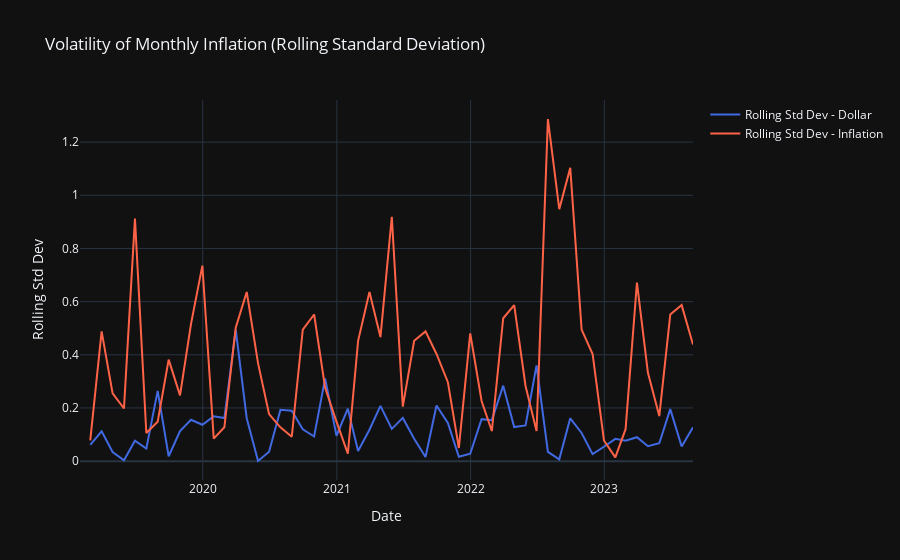

Notebook cell for this chart:
### Markdown cell above
### Análise de Volatilidade:

### Code cell
import pandas as pd
import plotly.graph_objects as go

# Assumindo que 'df' é seu DataFrame e 'date' a coluna com datas
# df = seu_dataframe

# Definir o tamanho da janela para o cálculo do desvio padrão móvel
window_size = 2  # Por exemplo, uma janela de 12 meses

# Calcular o desvio padrão móvel da taxa de câmbio do dólar e da inflação
df['rolling_std_dollar'] = df['dolar'].rolling(window=window_size).std()
df['rolling_std_inflation'] = df['ipca'].rolling(window=window_size).std()

# Criar gráfico da volatilidade do dólar
fig = go.Figure()
fig.add_trace(go.Scatter(x=df['date'], y=df['rolling_std_dollar'], name='Rolling Std Dev - Dollar', line=dict(color='royalblue', width=2)))

fig.update_layout(title='Volatility of Dollar Exchange Rate (Rolling Standard Deviation)',
                  xaxis_title='Date',
                  yaxis_title='Rolling Std Dev',
                  template='plotly_dark')


fig.add_trace(go.Scatter(x=df['date'], y=df['rolling_std_inflation'], name='Rolling Std Dev - Inflation', line=dict(color='tomato', width=2)))

fig.update_layout(title='Volatility of Monthly Inflation (Rolling Standard Deviation)',
                  xaxis_title='Date',
                  yaxis_title='Rolling Std Dev',
                  template='plotly_dark')

fig.show()

### Figure 1 — Plotly figure (JSON) as saved in the notebook; plotly's stock layout.template omitted (floating-point values rounded to 4 significant figures)
{"data": [{"line": {"color": "royalblue", "width": 2}, "name": "Rolling Std Dev - Dollar", "type": "scatter", "x": ["2019-01-31", "2019-02-28", "2019-03-31", "2019-04-30", "2019-05-31", "2019-06-30", "2019-07-31", "2019-08-31", "2019-09-30", "2019-10-31", "2019-11-30", "2019-12-31", "2020-01-31", "2020-02-29", "2020-03-31", "2020-04-30", "2020-05-31", "2020-06-30", "2020-07-31", "2020-08-31", "2020-09-30", "2020-10-31", "2020-11-30", "2020-12-31", "2021-01-31", "2021-02-28", "2021-03-31", "2021-04-30", "2021-05-31", "2021-06-30", "2021-07-31", "2021-08-31", "2021-09-30", "2021-10-31", "2021-11-30", "2021-12-31", "2022-01-31", "2022-02-28", "2022-03-31", "2022-04-30", "2022-05-31", "2022-06-30", "2022-07-31", "2022-08-31", "2022-09-30", "2022-10-31", "2022-11-30", "2022-12-31", "2023-01-31", "2023-02-28", "2023-03-31", "2023-04-30", "2023-05-31", "2023-06-30", "2023-07-31", "2023-08-31"], "y": [null, 0.06124, 0.1119, 0.03437, 0.003253, 0.07672, 0.04759, 0.2642, 0.01831, 0.1133, 0.1555, 0.1367, 0.1689, 0.1621, 0.495, 0.1614, 0.000495, 0.03514, 0.1928, 0.1895, 0.1198, 0.0927, 0.3112, 0.09546, 0.1974, 0.0384, 0.1182, 0.2077, 0.1212, 0.1626, 0.08443, 0.01534, 0.2094, 0.144, 0.01633, 0.02786, 0.1578, 0.1541, 0.284, 0.1282, 0.1345, 0.36, 0.03507, 0.006647, 0.1609, 0.1058, 0.02623, 0.05402, 0.08372, 0.07672, 0.09009, 0.05636, 0.06732, 0.1957, 0.05494, 0.1276]}, {"line": {"color": "tomato", "width": 2}, "name": "Rolling Std Dev - Inflation", "type": "scatter", "x": ["2019-01-31", "2019-02-28", "2019-03-31", "2019-04-30", "2019-05-31", "2019-06-30", "2019-07-31", "2019-08-31", "2019-09-30", "2019-10-31", "2019-11-30", "2019-12-31", "2020-01-31", "2020-02-29", "2020-03-31", "2020-04-30", "2020-05-31", "2020-06-30", "2020-07-31", "2020-08-31", "2020-09-30", "2020-10-31", "2020-11-30", "2020-12-31", "2021-01-31", "2021-02-28", "2021-03-31", "2021-04-30", "2021-05-31", "2021-06-30", "2021-07-31", "2021-08-31", "2021-09-30", "2021-10-31", "2021-11-30", "2021-12-31", "2022-01-31", "2022-02-28", "2022-03-31", "2022-04-30", "2022-05-31", "2022-06-30", "2022-07-31", "2022-08-31", "2022-09-30", "2022-10-31", "2022-11-30", "2022-12-31", "2023-01-31", "2023-02-28", "2023-03-31", "2023-04-30", "2023-05-31", "2023-06-30", "2023-07-31", "2023-08-31"], "y": [null, 0.07778, 0.4879, 0.2546, 0.198, 0.9122, 0.1061, 0.1485, 0.3818, 0.2475, 0.5162, 0.7354, 0.08485, 0.1273, 0.502, 0.6364, 0.3677, 0.1768, 0.1273, 0.09192, 0.495, 0.5515, 0.2758, 0.1485, 0.02828, 0.4525, 0.6364, 0.4667, 0.9192, 0.2051, 0.4525, 0.4879, 0.4031, 0.297, 0.0495, 0.4808, 0.2263, 0.1131, 0.5374, 0.5869, 0.2828, 0.1131, 1.287, 0.9475, 1.103, 0.495, 0.4031, 0.07778, 0.01414, 0.1202, 0.6718, 0.3323, 0.1697, 0.5515, 0.5869, 0.4384]}], "layout": {"title": {"text": "Volatility of Monthly Inflation (Rolling Standard Deviation)"}, "xaxis": {"title": {"text": "Date"}}, "yaxis": {"title": {"text": "Rolling Std Dev"}}}}
